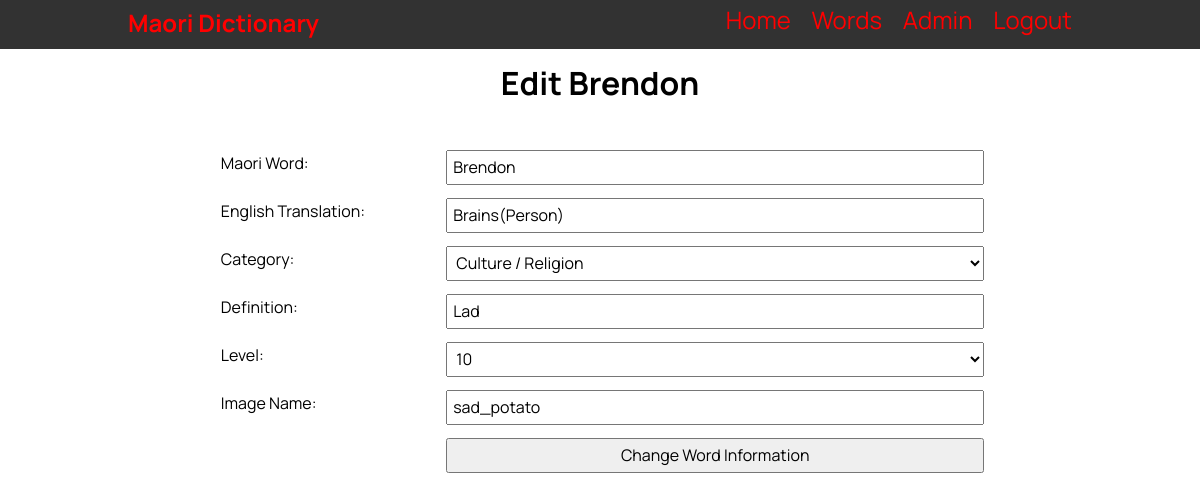
/individual_word/edit/304 (signed in), run on the app's committed database.
### tables this page shows
CREATE TABLE "vocab_list"
(
    id                  integer
        constraint vocab_list_pk
            primary key autoincrement,
    maori_word          varchar(30),
    english_translation varchar(30),
    category            varchar(30),
    definition          varchar(100),
    level               integer,
    last_edited_time    date,
    last_edited_user    varchar(60)
, image_name varchar(30));

### app.py (the view, shortened to what this page needs)
@app.route('/individual_word/edit/<word_id>', methods=['POST', 'GET'])
def render_edit_word_information(word_id):
    if not is_admin():
        return redirect('/individual_word/' + word_id)
    con = create_connection(DATABASE)
    cur = con.cursor()
    query = "SELECT * FROM vocab_list WHERE id = ?"
    cur.execute(query, (word_id,))
    word_info = cur.fetchall()
    query = "SELECT * FROM category"
    cur.execute(query)
    categories = cur.fetchall()
    query = "SELECT * FROM level"
    cur.execute(query)
    level_list = cur.fetchall()
    con.close()
    word_info = word_info[0]
    word_info = reformat_word_info(word_info)
    category_list = reformat_category_list(categories)
    return render_template('edit_word_information.html', page_name='Edit Word ' + word_id, logged_in=is_logged_in(),
                           admin=is_admin(), word_information=word_info, category_list=category_list,
                           level_list=level_list)

### app.py (called while the page is built)
def create_connection(db_file):
    try:
        connection = sqlite3.connect(db_file)
        return connection
    except Error as e:
        print(e)
    return None

def is_logged_in():
    if session.get('email') is None:
        return False
    else:
        return True

def is_admin():
    if is_logged_in():
        if session.get('role') == "Teacher" or session.get('role') == "Admin":
            return True
        else:
            return False
    else:
        return False

def reformat_word_info(word):
    word_info = (word[0], str(word[1]).title(), str(word[2]).title(), str(word[3]).title(), str(word[4]).capitalize(),
                 word[5], word[6], word[7], word[8])
    return word_info

def reformat_category_list(categories):
    category_list = []
    for category in categories:
        category = (category[0], str(category[1]).title())
        category_list.append(category)
    return category_list

### templates/edit_word_information.html (shortened to what this page needs)
{% extends "base.html" %}
{% block pageheading %}Edit {{ word_information[1] }}{% endblock %}
{% block main %}
<form class="my-form" method="POST">
  <div class="form-group">
    <div class="form-label">Maori Word:</div>
    <div class="form-element"><input type="text" name="maori_word" id="maori_word" value="{{ word_information[1] }}" required></div>
  </div>
  <div class="form-group">
    <div class="form-label">English Translation:</div>
    <div class="form-element"><input type="text" name="english_translation" id="english_translation" value="{{ word_information[2] }}" required></div>
  </div>
  <div class="form-group">
    <div class="form-label">Category:</div>
    <div class="form-element">
      <select id="category" name="category">
        {% for category in category_list %}
          {% if category[1] == word_information[3] %}
            <option selected="selected">{{ category[1] }}</option>
          {% else %}
            <option>{{ category[1] }}</option>
          {% endif %}
        {% endfor %}
      </select>
    </div>
  </div>
  <div class="form-group">
    <div class="form-label">Definition:</div>
    <div class="form-element"><input type="text" name="definition" id="definition" value="{{ word_information[4] }}" required></div>
  </div>
  <div class="form-group">
    <div class="form-label">Level:</div>
    <div class="form-element">
      <select id="level" name="level">
        {% for level in level_list %}
          {% if level[1] == word_information[5] %}
            <option selected="selected">{{ level[1] }}</option>
          {% else %}
            <option>{{ level[1] }}</option>
          {% endif %}
        {% endfor %}
      </select>
    </div>
  </div>
  <div class="form-group">
    <div class="form-label">Image Name:</div>
    <div class="form-element"><input type="text" name="image_name" id="image_name" value="{{ word_information[8] }}"></div>
  </div>
  <div class="form-group">
    <div class="form-label"></div>
    <div class="form-element"><input type="submit" value="Change Word Information"></div>
  </div>
</form>
{% endblock %}

### static/MDW.css (style rules this page uses)
* { font-family: 'Manrope', sans-serif; padding: 0; margin: 0; box-sizing: border-box; }
body { background-color: rgb(255, 255, 255); }
.my-form { width: 80%; padding-bottom: 1rem; margin: auto auto 20px; display: block; }
.form-group { padding-top: 3rem; }
.form-label { width: 30%; float: left; padding: 0.3rem; }
.form-element { width: 70%; float: left; }
.form-group input, .form-group select { padding: 0.3rem; width: 100%; height: 35px; }

### data on the page
vocab_list: maori_word "Brendon", english_translation "Brains(Person)", category "Culture / Religion", definition "Lad", image_name "sad_potato"

### other printed values
form field level "10"
